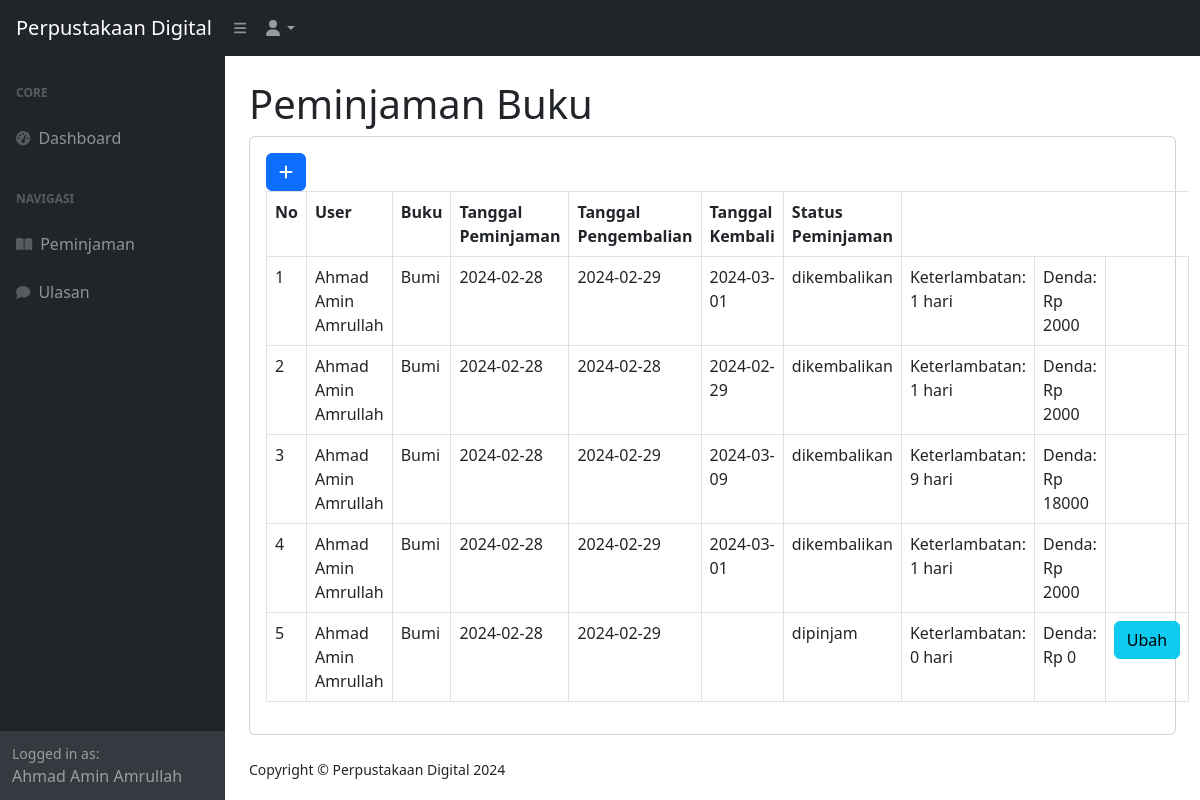
Page /index.php?page=peminjaman (signed in) on the committed database.
### tables this page shows
CREATE TABLE `peminjaman` (
  `id_peminjaman` int(11) NOT NULL,
  `id_user` int(11) DEFAULT NULL,
  `id_buku` int(11) DEFAULT NULL,
  `tanggal_peminjaman` varchar(255) DEFAULT NULL,
  `tanggal_pengembalian` varchar(255) DEFAULT NULL,
  `status_peminjaman` enum('dipinjam','dikembalikan') DEFAULT NULL,
  `tanggal_kembali` varchar(10) NOT NULL
);

CREATE TABLE `user` (
  `id_user` int(11) NOT NULL,
  `nama` varchar(255) DEFAULT NULL,
  `username` varchar(255) DEFAULT NULL,
  `password` varchar(255) DEFAULT NULL,
  `email` varchar(255) DEFAULT NULL,
  `alamat` text DEFAULT NULL,
  `no_telepon` varchar(255) DEFAULT NULL,
  `level` enum('admin','petugas','peminjam') DEFAULT NULL
);

CREATE TABLE `buku` (
  `id_buku` int(11) NOT NULL,
  `id_category` int(11) DEFAULT NULL,
  `judul` varchar(255) DEFAULT NULL,
  `penulis` varchar(255) DEFAULT NULL,
  `penerbit` varchar(255) DEFAULT NULL,
  `tahun_terbit` varchar(255) DEFAULT NULL,
  `deskripsi` text DEFAULT NULL
);

### peminjaman.php (the view)
<h1 class="mt-4">Peminjaman Buku</h1>
<div class="card">
    <div class="card-body">
        <div class="row">
            <div class="col-md-12">
                <a href="?page=peminjaman_tambah" class="btn btn-primary"><i class="fa fa-plus"></i></a>
                <table class="table table-bordered" id="datatablesSimple">
                    <tr>
                        <th>No</th>
                        <th>User</th>
                        <th>Buku</th>
                        <th>Tanggal Peminjaman</th>
                        <th>Tanggal Pengembalian</th>
                        <th>Tanggal Kembali</th>
                        <th>Status Peminjaman</th>
                    </tr>
                    <?php
                    $i = 1;
                    $query = mysqli_query($koneksi, "SELECT*FROM peminjaman LEFT JOIN user on user.id_user = peminjaman.id_user LEFT JOIN buku on buku.id_buku = peminjaman.id_buku WHERE peminjaman.id_user=" . $_SESSION['user']['id_user']);
                    while ($data = mysqli_fetch_array($query)) {
                        $tanggal_kembali = $data['tanggal_kembali'];
                        $tanggal_pengembalian = $data['tanggal_pengembalian'];
                        $keterlambatan = max(0, strtotime($tanggal_kembali) - strtotime($tanggal_pengembalian)) / (60 * 60 * 24);
                        $tarif_denda_per_hari = 2000;
                        $denda = $keterlambatan * $tarif_denda_per_hari;
                        echo "<tr>";
                        echo "<td>" . $i++ . "</td>";
                        echo "<td>" . $data['nama'] . "</td>";
                        echo "<td>" . $data['judul'] . "</td>";
                        echo "<td>" . $data['tanggal_peminjaman'] . "</td>";
                        echo "<td>" . $data['tanggal_pengembalian'] . "</td>";
                        echo "<td>" . $data['tanggal_kembali'] . "</td>";
                        echo "<td>" . $data['status_peminjaman'] . "</td>";
                        echo "<td>Keterlambatan: " . $keterlambatan . " hari</td>";
                        echo "<td>Denda: Rp " . $denda . "</td>";
                        echo "<td>";
                        if ($data['status_peminjaman'] != 'dikembalikan') {
                            echo "<a href=\"?page=peminjaman_ubah&&id=" . $data['id_peminjaman'] . "\" class=\"btn btn-info\">Ubah</a>";
                        }
                        echo "</td>";
                        echo "</tr>";
                    }
                    ?>
                </table>
            </div>
        </div>
    </div>
</div>

### rows in the picture
peminjaman: id_user.nama "Ahmad Amin Amrullah", id_buku.judul "Bumi", tanggal_peminjaman "2024-02-28", tanggal_pengembalian "2024-02-29", tanggal_kembali "2024-03-01", status_peminjaman "dikembalikan", keterlambatan "1", denda "2000"
peminjaman: id_user.nama "Ahmad Amin Amrullah", id_buku.judul "Bumi", tanggal_peminjaman "2024-02-28", tanggal_pengembalian "2024-02-28", tanggal_kembali "2024-02-29", status_peminjaman "dikembalikan", keterlambatan "1", denda "2000"
peminjaman: id_user.nama "Ahmad Amin Amrullah", id_buku.judul "Bumi", tanggal_peminjaman "2024-02-28", tanggal_pengembalian "2024-02-29", tanggal_kembali "2024-03-09", status_peminjaman "dikembalikan", keterlambatan "9", denda "18000"
peminjaman: id_user.nama "Ahmad Amin Amrullah", id_buku.judul "Bumi", tanggal_peminjaman "2024-02-28", tanggal_pengembalian "2024-02-29", tanggal_kembali "2024-03-01", status_peminjaman "dikembalikan", keterlambatan "1", denda "2000"
peminjaman: id_user.nama "Ahmad Amin Amrullah", id_buku.judul "Bumi", tanggal_peminjaman "2024-02-28", tanggal_pengembalian "2024-02-29", status_peminjaman "dipinjam", keterlambatan "0", denda "0"

### other values in the picture
$_SESSION['user']['nama'] "Ahmad Amin Amrullah"
